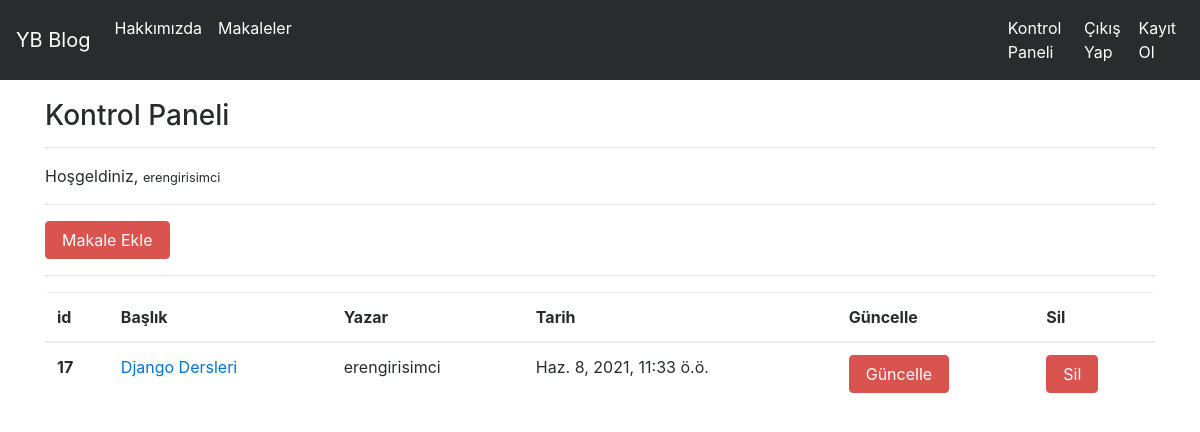
Screenshot of /articles/dashboard/ (signed in) with the database file from the repository.
### article/models.py (models this page shows, shortened)
class Article(models.Model):
    author = models.ForeignKey("auth.User", on_delete=models.CASCADE, verbose_name="Yazar")
    title = models.CharField(max_length=50, verbose_name="Başlık")
    content = RichTextField()
    article_image = models.FileField(blank=True,null=True,verbose_name="Makaleye Fotoğraf Ekleyin")
    created_date = models.DateTimeField(auto_now_add = True, verbose_name = "Oluşturulma Tarihi")
    class Meta:
        ordering = ['-created_date']

### article/views.py (the view)
# urls.py: path('dashboard/',views.dashboard, name = "dashboard"),
@login_required(login_url="user:login")
def dashboard(request):
    articles = Article.objects.filter(author = request.user)
    context = {
        "articles":articles
    }
    return render(request,"dashboard.html",context)

### templates/dashboard.html
{% extends "layout.html" %}
{% block body %}
<h3>Kontrol Paneli</h3>
<hr>
<p>
    Hoşgeldiniz, <small>{{request.user.username}}</small>
</p>
<hr>
<a class="btn btn-danger" href="/articles/addarticle">Makale Ekle</a>
<hr>
{% if articles %}
<table class="table">
    <thead>
      <tr>
        <th scope="col">id</th>
        <th scope="col">Başlık</th>
        <th scope="col">Yazar</th>
        <th scope="col">Tarih</th>
        <th scope="col">Güncelle</th>
        <th scope="col">Sil</th>
      </tr>
    </thead>
    <tbody>
        {% for article in articles%}
        <tr>
            <th scope="row">{{article.id}}</th>
            <td><a href="{% url 'article:detail' article.id %}">{{article.title}}</a></td>
            <td>{{article.author.username}}</td>
            <td>{{article.created_date}}</td>
            <td><a class = "btn btn-danger" href="{% url 'article:update' article.id %}">Güncelle</a></td>
            <td><a class = "btn btn-danger" href="{% url 'article:delete' article.id %}">Sil</a></td>
        </tr>
        {% endfor %}
    </tbody>
  </table>
{% else %}
<div class="alert alert-danger">
    Henüz bir makaleniz bulunmuyor...
</div>
{% endif %}
{% endblock %}

### rows the page displays
Article: id "17", title "Django Dersleri", author.username "erengirisimci", created_date "Haz. 8, 2021, 11:33 ö.ö."

### other values shown
{{ request.user.username }} "erengirisimci"
